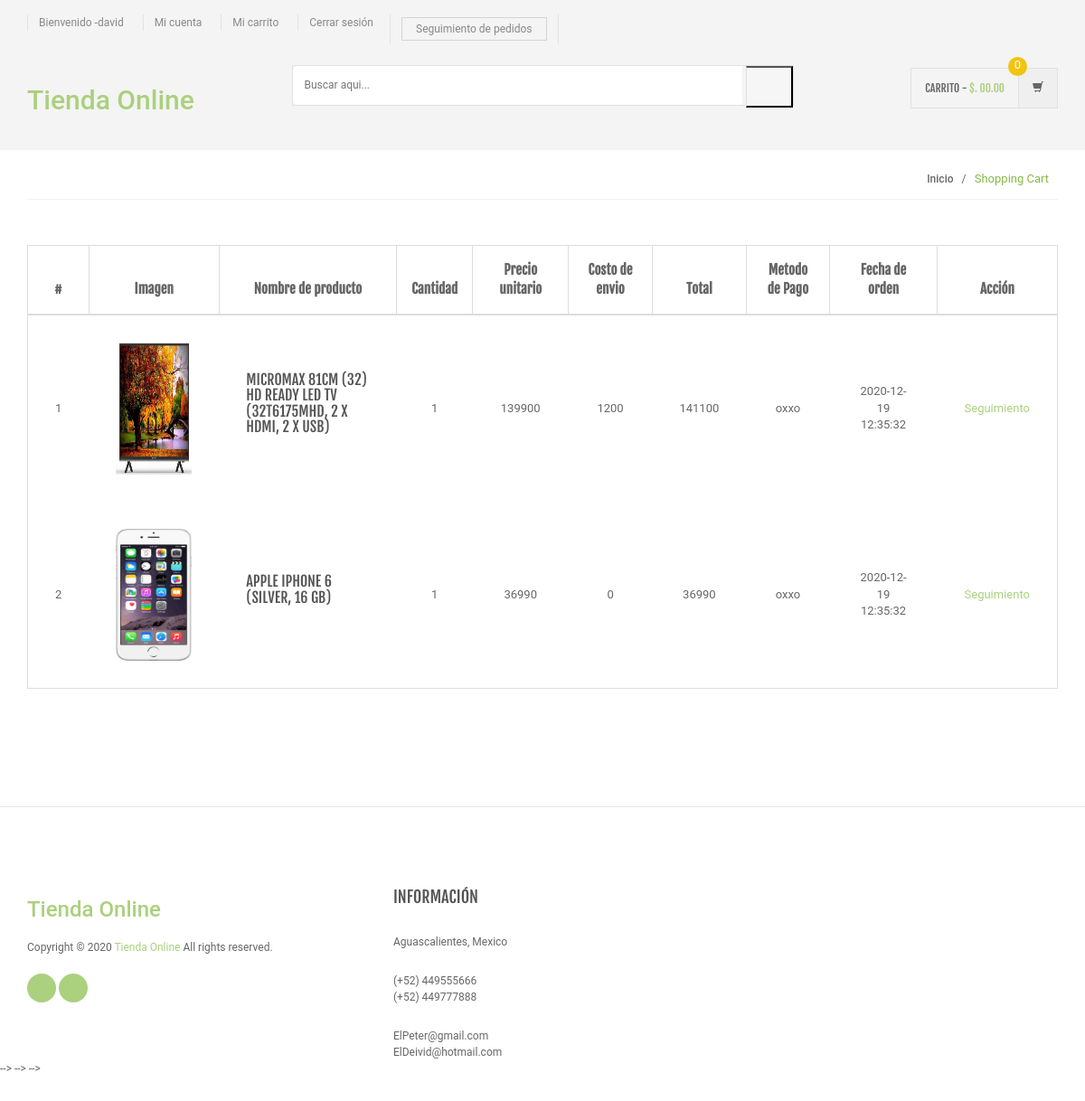
Screenshot of /order-history.php (signed in) with the database file from the repository.
### tables this page shows
CREATE TABLE `orders` (
  `id` int(11) NOT NULL,
  `userId` int(11) DEFAULT NULL,
  `productId` varchar(255) DEFAULT NULL,
  `quantity` int(11) DEFAULT NULL,
  `orderDate` timestamp NOT NULL DEFAULT current_timestamp(),
  `paymentMethod` varchar(50) DEFAULT NULL,
  `orderStatus` varchar(55) DEFAULT NULL
);

CREATE TABLE `products` (
  `id` int(11) NOT NULL,
  `category` int(11) NOT NULL,
  `subCategory` int(11) DEFAULT NULL,
  `productName` varchar(255) DEFAULT NULL,
  `productCompany` varchar(255) DEFAULT NULL,
  `productPrice` int(11) DEFAULT NULL,
  `productPriceBeforeDiscount` int(11) DEFAULT NULL,
  `productDescription` longtext DEFAULT NULL,
  `productImage1` varchar(255) DEFAULT NULL,
  `productImage2` varchar(255) DEFAULT NULL,
  `productImage3` varchar(255) DEFAULT NULL,
  `shippingCharge` int(11) DEFAULT NULL,
  `productAvailability` varchar(255) DEFAULT NULL,
  `postingDate` timestamp NULL DEFAULT current_timestamp(),
  `updationDate` varchar(255) DEFAULT NULL
);

### order-history.php (the view, shortened to what this page needs)
<?php
include('includes/config.php');
if(strlen($_SESSION['login'])==0)
    {
header('location:login.php');
}
else{
?>
<!DOCTYPE html>
<html lang="es">
	<head>
	    <link rel="stylesheet" href="assets/css/bootstrap.min.css">
	    <link rel="stylesheet" href="assets/css/main.css">
	    <link rel="stylesheet" href="assets/css/green.css">
	    <link rel="stylesheet" href="assets/css/owl.carousel.css">
		<link rel="stylesheet" href="assets/css/owl.transitions.css">
		<link href="assets/css/lightbox.css" rel="stylesheet">
		<link rel="stylesheet" href="assets/css/animate.min.css">
		<link rel="stylesheet" href="assets/css/rateit.css">
		<link rel="stylesheet" href="assets/css/bootstrap-select.min.css">
	</head>
    <body class="cnt-home">
<header class="header-style-1">
<?php include('includes/top-header.php');?>
<?php include('includes/main-header.php');?>
</header>
<div class="breadcrumb">
	<div class="container">
		<div class="breadcrumb-inner">
			<ul class="list-inline list-unstyled">
				<li><a href="#">Inicio</a></li>
				<li class='active'>Shopping Cart</li>
			</ul>
		</div>
	</div>
</div>
<div class="body-content outer-top-xs">
	<div class="container">
		<div class="row inner-bottom-sm">
			<div class="shopping-cart">
				<div class="col-md-12 col-sm-12 shopping-cart-table ">
	<div class="table-responsive">
<form name="cart" method="post">
		<table class="table table-bordered">
			<thead>
				<tr>
					<th class="cart-romove item">#</th>
					<th class="cart-description item">Imagen</th>
					<th class="cart-product-name item">Nombre de producto</th>
					<th class="cart-qty item">Cantidad</th>
					<th class="cart-sub-total item">Precio unitario</th>
					<th class="cart-sub-total item">Costo de envio</th>
					<th class="cart-total item">Total</th>
					<th class="cart-total item">Metodo de Pago</th>
					<th class="cart-description item">Fecha de orden</th>
					<th class="cart-total last-item">Acción</th>
				</tr>
			</thead>
			<tbody>
<?php $query=mysqli_query($con,"select products.productImage1 as pimg1,products.productName as pname,products.id as proid,orders.productId as opid,orders.quantity as qty,products.productPrice as pprice,products.shippingCharge as shippingcharge,orders.paymentMethod as paym,orders.orderDate as odate,orders.id as orderid from orders join products on orders.productId=products.id where orders.userId='".$_SESSION['id']."' and orders.paymentMethod is not null");
$cnt=1;
while($row=mysqli_fetch_array($query))
{
?>
				<tr>
					<td><?php echo $cnt;?></td>
					<td class="cart-image">
						<a class="entry-thumbnail" href="detail.html">
						    <img src="admin/productimages/<?php echo $row['proid'];?>/<?php echo $row['pimg1'];?>" alt="" width="84" height="146">
						</a>
					</td>
					<td class="cart-product-name-info">
						<h4 class='cart-product-description'><a href="product-details.php?pid=<?php echo $row['opid'];?>">
						<?php echo $row['pname'];?></a></h4>
					</td>
					<td class="cart-product-quantity">
						<?php echo $qty=$row['qty']; ?>
		            </td>
					<td class="cart-product-sub-total"><?php echo $price=$row['pprice']; ?>  </td>
					<td class="cart-product-sub-total"><?php echo $shippcharge=$row['shippingcharge']; ?>  </td>
					<td class="cart-product-grand-total"><?php echo (($qty*$price)+$shippcharge);?></td>
					<td class="cart-product-sub-total"><?php echo $row['paym']; ?>  </td>
					<td class="cart-product-sub-total"><?php echo $row['odate']; ?>  </td>
					<td>
 <a href="javascript:void(0);" onClick="popUpWindow('track-order.php?oid=<?php echo htmlentities($row['orderid']);?>');" title="Track order">
					Seguimiento</td>
				</tr>
<?php $cnt=$cnt+1;} ?>
			</tbody>
		</table>
	</div>
</div>
		</div>
		</div>
</div>
</div>
<?php include('includes/footer.php');?>
	<script src="assets/js/bootstrap.min.js"></script>-->
	<script src="assets/js/bootstrap-slider.min.js"></script> -->
    <script src="assets/js/bootstrap-select.min.js"></script> -->
</body>
</html>
<?php } ?>

### assets/css/green.css (style rules this page uses)
a { color: #abd07e; }
.breadcrumb ul li.active { color: #84b943; }

### assets/css/lightbox.css (style rules this page uses)
body:after { content: url(../images/close.png) url(../images/loading.gif) url(../images/prev.png) url(../images/next.png); display: none; }

### rows the page displays
orders: productId.productImage1 (picture), productId.productName "MICROMAX 81CM (32) HD READY LED TV (32T6175MHD, 2 X HDMI, 2 X USB)", quantity "1", productId.productPrice "139900", productId.shippingCharge "1200", ($qty*$price)+$shippcharge "141100", paymentMethod "oxxo", orderDate "2020-12-19 12:35:32"
orders: productId.productImage1 (picture), productId.productName "APPLE IPHONE 6 (SILVER, 16 GB)", quantity "1", productId.productPrice "36990", productId.shippingCharge "0", ($qty*$price)+$shippcharge "36990", paymentMethod "oxxo", orderDate "2020-12-19 12:35:32"

### other values shown
$_SESSION['username'] "david"
